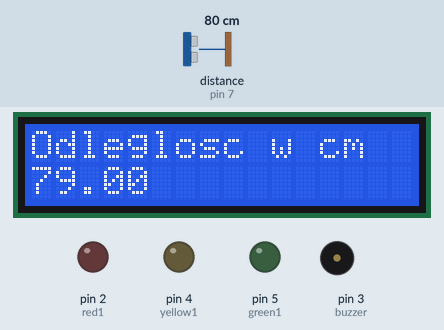
This sketch was run on a simulated Arduino Uno, built with avr-gcc and run on an emulated ATmega328P. Shown: 16×2 character LCD, output pins drawn as LEDs (lit = HIGH), buzzer (waves = sounding). Wiring (inferred from the names in the program): ultrasonic range finder: trigger pin 8; echo pin 7. The test bench sets the inputs (shaded band); at power-on: distance to the obstacle (sensor on pin 7) 80 cm. The echo pulse lasts 58.3 µs per cm; pins used as bus, display or sensor lines are not drawn.

Above: at 1.2 s.
1.3 s: distance to the obstacle (sensor on pin 7) set to 55 cm
At 2.5 s:
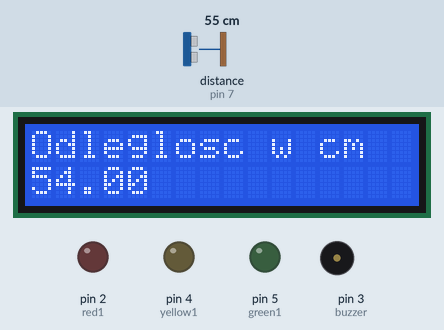
2.8 s: distance to the obstacle (sensor on pin 7) set to 50 cm
At 3.51 s:
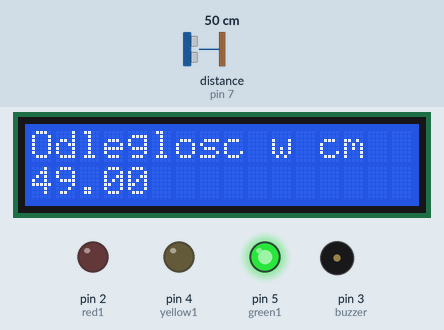
4.7 s: distance to the obstacle (sensor on pin 7) set to 18 cm
At 5.46 s:
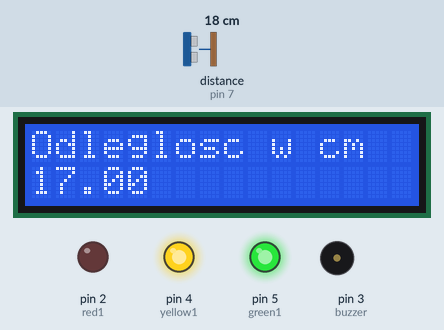
6.5 s: distance to the obstacle (sensor on pin 7) set to 2 cm
At 6.89 s:
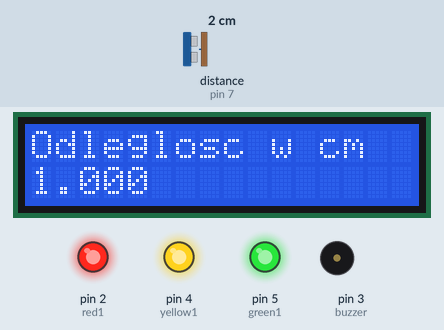
Timing chart, 0 to 9.3 s (numbered marks = the images above; inputs shaded):
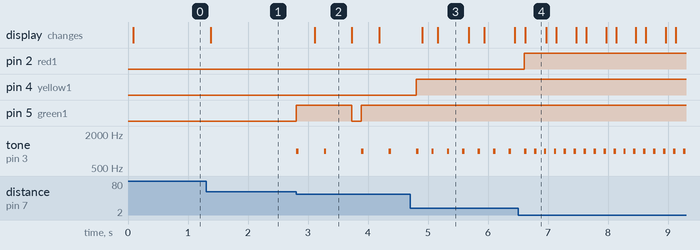

Measured:
- the behaviour switches between 51 and 50 cm on distance to the obstacle (sensor on pin 7) (found by bisection; images 1 and 2)
- after the input at 1.3 s, the display: changes after 0.08 s (image 1)
- after the input at 2.8 s, pin 5 (green1): LOW → HIGH at once, → LOW 0.92 s later, → HIGH 0.16 s later; tone on pin 3 (buzzer): plays 1000 Hz for 0.04 s, 1000 Hz for 0.04 s, 1000 Hz for 0.04 s, 1000 Hz for 0.04 s, starting at once; the display: changes after 0.31 s (image 2)
- after the input at 4.7 s, pin 4 (yellow1): LOW → HIGH after 0.10 s; pin 5 (green1): stops changing and stays HIGH; the display: first changes after 0.20 s (image 3 shows a later state)
- after the input at 6.5 s, pin 2 (red1): LOW → HIGH after 0.10 s; tone on pin 3 (buzzer): alternates 1000 Hz for 0.04 s and silent for 0.13 s, starting after 0.27 s; the display: changes after 0.12 s (image 4)
- what the display in image 2 shows lasts 0.6 s, from 3.1 s to 3.7 s
- what the display in image 3 shows lasts 0.5 s, from 5.2 s to 5.7 s

The sketch:

Czujnik_odleglosci.ino
```cpp
#define echoPin 7 // definiowanie pinu Echo
#define trigPin 8 // definiowanie pinu Triger


#include <Wire.h>   // biblioteka niezbędna do obsługi wyświetacza
#include <LiquidCrystal_I2C.h> // biblioteka niezbędna do obsługi wyświetlacza

LiquidCrystal_I2C lcd(0x27, 2, 1, 0, 4, 5, 6, 7, 3, POSITIVE);  // Ustawienie adresu ukladu na 0x27


const int freq = 1000;  // ustawienie częstotliwości buzzera na 1000 Hz
const int dur = 40;     // ustawienie czasu trwania buzzera
const int buzzer = 3;  // ustawienie pinu buzzera

const int red1 = 2;
const int yellow1 = 4;
const int green1 = 5;


int maximumRange = 200; // ustawienie maksymalnego dystansu
int minimumRange = 0; // ustawienie minimalnego dystansu
long duration, distance; // zmienne potrzebne do obliczenia dystansu


void setup() {


  lcd.begin(16, 2); //Deklaracja typu
  lcd.clear(); // czyszczenie wyświetlacza
  lcd.setCursor(0, 0); //Ustawienie kursora
  lcd.print("Odleglosc w cm"); // wypisanie tekstu na wyświetlacz


 pinMode(buzzer, OUTPUT); // ustawienie pinu buzzera na wyjściowy
 pinMode(trigPin, OUTPUT);
 pinMode(echoPin, INPUT); // ustawienie pinu echa na wejściowy
 pinMode(green1, OUTPUT);
 pinMode(yellow1, OUTPUT);
 pinMode(red1, OUTPUT);


}

void loop() {


 digitalWrite(trigPin, LOW); // Trigger jest wyłączony
 delayMicroseconds(2);


 digitalWrite(trigPin, HIGH); // Włączamy triggera na 10 ms
 delayMicroseconds(10);

 digitalWrite(trigPin, LOW); // Wyłączamy triggera
 duration = pulseIn(echoPin, HIGH);  // czas bo jakim wysłany sygnał odbił się od przeszkody i dotarł do echa


 distance = duration/58.2;  //Obliczanie odległości (w cm) za pomocą prędkości dźwięku.

   digitalWrite(green1, LOW);
   digitalWrite(yellow1, LOW);
   digitalWrite(red1, LOW);


 if (distance < 10){   // jeśli dystans bbędzie mniejszy od 7 (cm) wywołają się wszystkie poniższe instrukcje
   digitalWrite(green1, HIGH); // pierwsza zielona dioda ustawiona na HIGH - poziom wysoki - włączenie pierwszej zielonej diody
   digitalWrite(yellow1, HIGH);
   digitalWrite(red1, HIGH);


 } else if (distance < 30){
   digitalWrite(green1, HIGH); // pierwsza zielona dioda ustawiona na HIGH - poziom wysoki - włączenie pierwszej zielonej diody
   digitalWrite(yellow1, HIGH);
   digitalWrite(red1, LOW);  // trzecie czarwona dioda ustawiona na LOW - poziom niski - wyłączenie trzeciej czerwojej diody


 } else if (distance < 50){
 digitalWrite(green1, HIGH); // pierwsza zielona dioda ustawiona na HIGH - poziom wysoki - włączenie pierwszej zielonej diody
   digitalWrite(yellow1, LOW);
   digitalWrite(red1, LOW);


 } else if (distance < 55){
   digitalWrite(green1, LOW); // pierwsza zielona dioda ustawiona na HIGH - poziom wysoki - włączenie pierwszej zielonej diody
   digitalWrite(yellow1, LOW);
   digitalWrite(red1, LOW);

 }

 if(distance < 10){        // jeśl dystans będzie mnijeszy od 7 (cm) wywołają się wszystkie poniższe instrukcje
   tone(buzzer, freq, dur);  // włączenie buzzera
   delay(10);                 // opóźnienie (1 ms)
 } else if (distance < 30){
   tone(buzzer, freq, dur);
   delay(100);
 } else if (distance < 50){
   tone(buzzer, freq, dur);
   delay(300);
 }

 lcd.setCursor(0, 1); //Ustawienie kursora
  lcd.print(distance/1.0); //Wyświetlenie odległości
  delay(100); //Opóźnienie (100 ms)


 delay(50); //Opóźnenie (50ms) przed następnym pomiarem.
}
```
